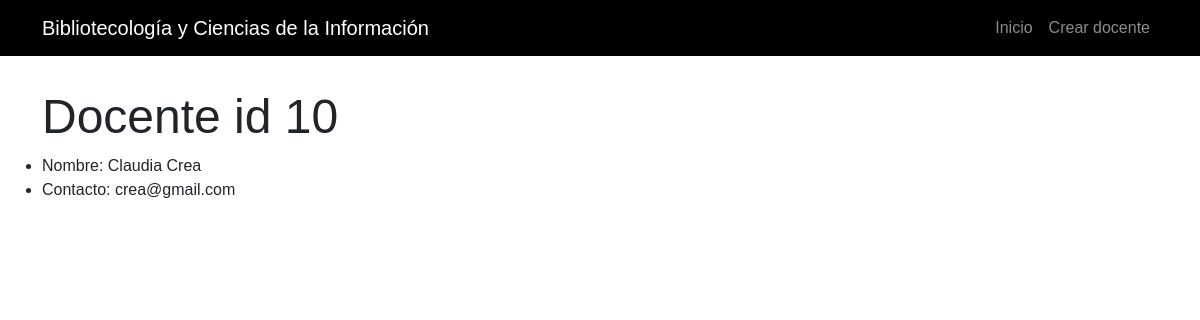
The page /read_docente.php?id=10 on the database its author committed.
### tables this page shows
CREATE TABLE `docentes` (
  `id_docente` int(11) NOT NULL,
  `apellido_docente` varchar(256) NOT NULL,
  `nombre_docente` varchar(256) NOT NULL,
  `contacto_docente` varchar(256) DEFAULT NULL
);

### php/funciones.php (called while the page is built)
<?php
function limpiarId($id) {
	$id = trim($id);
	$id = stripslashes($id);
	$id = htmlspecialchars($id);
	return $id;
}
?>

### read_docente.php (the view, shortened to what this page needs)
<?php
include 'php/db.php';
include 'php/funciones.php';
$id = $_GET['id'];
$id = limpiarId($id);
$buscar_id = "SELECT * FROM docentes WHERE id_docente = $id";
$result = $conexion -> query($buscar_id);
?>
<!DOCTYPE html>
<html lang="es">
<head>
	<link rel="stylesheet" href="css/style.min.css">
</head>
<body>
	<?php include 'inc/nav.php' ?>
	<div class="container py-3">
		<div class="row py-3">
			<h2 class="display-5">Docente id <?php echo $id ?></h2>
			<ul>
				<?php while ($docente = $result -> fetch_assoc()) { ?>
					<li>Nombre: <?php echo utf8_encode($docente['nombre_docente'] . " " . $docente['apellido_docente']) ?></li>
					<li>Contacto: <?php echo utf8_encode($docente['contacto_docente']) ?></li>
				<?php } ?>
			</ul>
		</div>
	</div>
</body>
</html>

### rows shown on the page
docentes: nombre_docente+apellido_docente "Claudia Crea", contacto_docente "crea@gmail.com"

### other values the page prints
$id "10"
